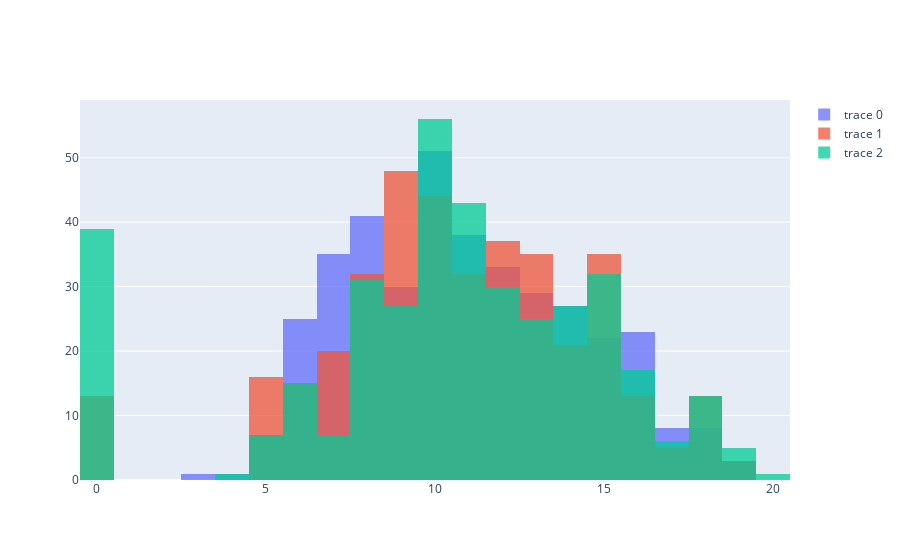

Notebook code for this chart:
### Code cell
import plotly.graph_objects as go

import numpy as np

x0 = df['G1.x']
# Add 1 to shift the mean of the Gaussian distribution
x1 = df['G2.x']
x2 = df['G3.x']

fig = go.Figure()
fig.add_trace(go.Histogram(x=x0))
fig.add_trace(go.Histogram(x=x1))
fig.add_trace(go.Histogram(x=x2))

# Overlay both histograms
fig.update_layout(barmode='overlay')
# Reduce opacity to see both histograms
fig.update_traces(opacity=0.75)
fig.show()

### Figure 1 — Plotly figure (JSON) as saved in the notebook; plotly's stock layout.template omitted (floating-point values rounded to 4 significant figures; data arrays with more than 128 entries replaced by an {"elided": "..."} marker saying what was removed)
{"data": [{"opacity": 0.75, "type": "histogram", "x": {"elided": "382 int values"}}, {"opacity": 0.75, "type": "histogram", "x": {"elided": "382 int values"}}, {"opacity": 0.75, "type": "histogram", "x": {"elided": "382 int values"}}], "layout": {"barmode": "overlay"}}
